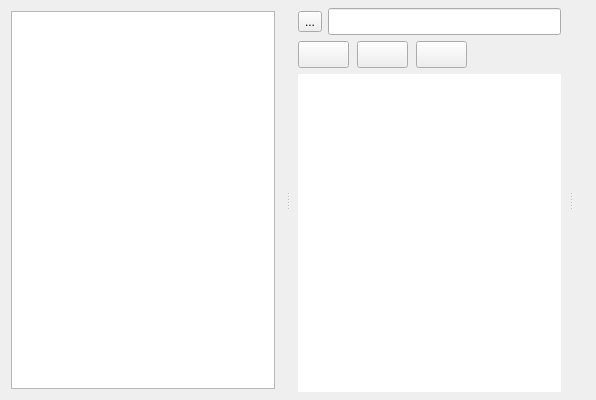
<?xml version="1.0" encoding="UTF-8"?>
<ui version="4.0">
 <class>FileManagerClass</class>
 <widget class="QMainWindow" name="FileManagerClass">
  <property name="geometry">
   <rect>
    <x>0</x>
    <y>0</y>
    <width>596</width>
    <height>400</height>
   </rect>
  </property>
  <property name="windowTitle">
   <string>FileManager</string>
  </property>
  <widget class="QWidget" name="centralWidget">
   <layout class="QVBoxLayout" name="verticalLayout" stretch="0">
    <property name="leftMargin">
     <number>0</number>
    </property>
    <property name="topMargin">
     <number>0</number>
    </property>
    <property name="rightMargin">
     <number>0</number>
    </property>
    <property name="bottomMargin">
     <number>0</number>
    </property>
    <item>
     <widget class="QSplitter" name="mainSplitter">
      <property name="orientation">
       <enum>Qt::Orientation::Horizontal</enum>
      </property>
      <widget class="QWidget" name="sideWidget">
       <layout class="QVBoxLayout" name="sideLayout">
        <item>
         <widget class="QTreeView" name="treeView"/>
        </item>
       </layout>
      </widget>
      <widget class="QWidget" name="contentWidget">
       <layout class="QVBoxLayout" name="contentLayout">
        <property name="leftMargin">
         <number>8</number>
        </property>
        <property name="topMargin">
         <number>8</number>
        </property>
        <property name="rightMargin">
         <number>8</number>
        </property>
        <property name="bottomMargin">
         <number>8</number>
        </property>
        <item>
         <layout class="QHBoxLayout" name="topBarLayout">
          <item>
           <widget class="QToolButton" name="refreshButton">
            <property name="text">
             <string>...</string>
            </property>
            <property name="icon">
             <iconset resource="FileManager.qrc">
              <normaloff>:/FileManager/Resources/refresh.svg</normaloff>:/FileManager/Resources/refresh.svg</iconset>
            </property>
           </widget>
          </item>
          <item>
           <widget class="QLineEdit" name="pathLineEdit">
            <property name="font">
             <font>
              <pointsize>12</pointsize>
             </font>
            </property>
           </widget>
          </item>
         </layout>
        </item>
        <item>
         <layout class="QHBoxLayout" name="horizontalLayout" stretch="1,0,0,0">
          <property name="spacing">
           <number>8</number>
          </property>
          <property name="sizeConstraint">
           <enum>QLayout::SizeConstraint::SetMinimumSize</enum>
          </property>
          <item>
           <widget class="QPushButton" name="moveButton">
            <property name="sizePolicy">
             <sizepolicy hsizetype="Fixed" vsizetype="Fixed">
              <horstretch>0</horstretch>
              <verstretch>0</verstretch>
             </sizepolicy>
            </property>
            <property name="font">
             <font>
              <pointsize>12</pointsize>
             </font>
            </property>
            <property name="cursor">
             <cursorShape>PointingHandCursor</cursorShape>
            </property>
            <property name="contextMenuPolicy">
             <enum>Qt::ContextMenuPolicy::DefaultContextMenu</enum>
            </property>
            <property name="toolTip">
             <string>Переместить</string>
            </property>
            <property name="text">
             <string/>
            </property>
            <property name="icon">
             <iconset resource="FileManager.qrc">
              <normaloff>:/FileManager/Resources/move.svg</normaloff>:/FileManager/Resources/move.svg</iconset>
            </property>
            <property name="iconSize">
             <size>
              <width>36</width>
              <height>24</height>
             </size>
            </property>
           </widget>
          </item>
          <item>
           <widget class="QPushButton" name="copyButton">
            <property name="sizePolicy">
             <sizepolicy hsizetype="Fixed" vsizetype="Fixed">
              <horstretch>0</horstretch>
              <verstretch>0</verstretch>
             </sizepolicy>
            </property>
            <property name="font">
             <font>
              <pointsize>12</pointsize>
             </font>
            </property>
            <property name="cursor">
             <cursorShape>PointingHandCursor</cursorShape>
            </property>
            <property name="contextMenuPolicy">
             <enum>Qt::ContextMenuPolicy::DefaultContextMenu</enum>
            </property>
            <property name="toolTip">
             <string>Копировать</string>
            </property>
            <property name="text">
             <string/>
            </property>
            <property name="icon">
             <iconset resource="FileManager.qrc">
              <normaloff>:/FileManager/Resources/copy.svg</normaloff>:/FileManager/Resources/copy.svg</iconset>
            </property>
            <property name="iconSize">
             <size>
              <width>36</width>
              <height>24</height>
             </size>
            </property>
           </widget>
          </item>
          <item>
           <widget class="QPushButton" name="deleteButton">
            <property name="enabled">
             <bool>true</bool>
            </property>
            <property name="sizePolicy">
             <sizepolicy hsizetype="Fixed" vsizetype="Fixed">
              <horstretch>0</horstretch>
              <verstretch>0</verstretch>
             </sizepolicy>
            </property>
            <property name="minimumSize">
             <size>
              <width>28</width>
              <height>0</height>
             </size>
            </property>
            <property name="font">
             <font>
              <pointsize>12</pointsize>
             </font>
            </property>
            <property name="cursor">
             <cursorShape>PointingHandCursor</cursorShape>
            </property>
            <property name="toolTip">
             <string>Удалить</string>
            </property>
            <property name="text">
             <string/>
            </property>
            <property name="icon">
             <iconset resource="FileManager.qrc">
              <normaloff>:/FileManager/Resources/delete.svg</normaloff>:/FileManager/Resources/delete.svg</iconset>
            </property>
            <property name="iconSize">
             <size>
              <width>36</width>
              <height>24</height>
             </size>
            </property>
           </widget>
          </item>
          <item>
           <spacer name="horizontalSpacer">
            <property name="orientation">
             <enum>Qt::Orientation::Horizontal</enum>
            </property>
            <property name="sizeHint" stdset="0">
             <size>
              <width>40</width>
              <height>20</height>
             </size>
            </property>
           </spacer>
          </item>
         </layout>
        </item>
        <item>
         <widget class="QListView" name="listView">
          <property name="frameShape">
           <enum>QFrame::Shape::NoFrame</enum>
          </property>
         </widget>
        </item>
       </layout>
      </widget>
      <widget class="QWidget" name="previewWidget">
       <layout class="QVBoxLayout" name="previewLayout"/>
      </widget>
     </widget>
    </item>
   </layout>
  </widget>
 </widget>
 <layoutdefault spacing="6" margin="11"/>
 <resources>
  <include location="FileManager.qrc"/>
 </resources>
 <connections/>
</ui>
